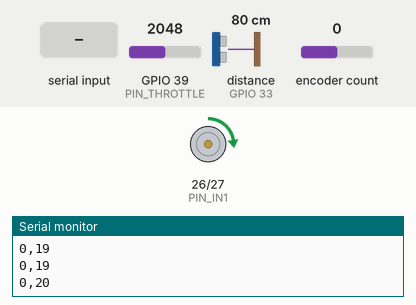
A sketch run on a simulated ESP32. Shown: motor-driver pin pairs drawn as motors (green arrow = first pin HIGH = forward, orange = second pin HIGH = backward, longer = more drive, scaled by the enable pin), the last lines printed to the serial monitor. Wiring (inferred from the names in the program): ultrasonic range finder: trigger GPIO 32; echo GPIO 33. Inputs (shaded band) come from the test bench; at power-on: GPIO 39 (PIN_THROTTLE) = 2048, distance to the obstacle (sensor on GPIO 33) 80 cm, encoder count 0. The echo pulse lasts 58.3 µs per cm.

Above: at 1.2 s.
1.3 s: GPIO 39 (PIN_THROTTLE) set to 2866
At 1.71 s:
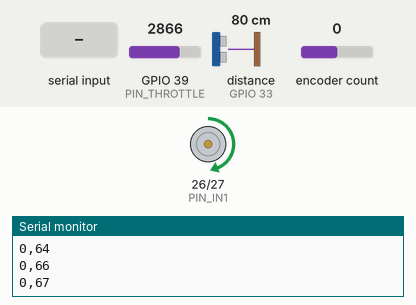
At 2.61 s:
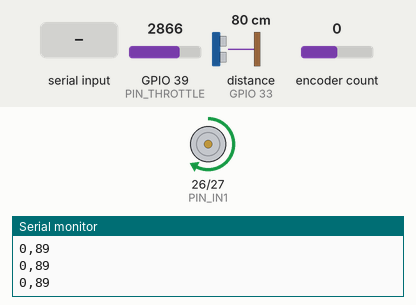
4.3 s: "P:\n" received over Serial
5.8 s: distance to the obstacle (sensor on GPIO 33) set to 18 cm
7.3 s: distance to the obstacle (sensor on GPIO 33) set to 13 cm
8.8 s: distance to the obstacle (sensor on GPIO 33) set to 35 cm
10.3 s: distance to the obstacle (sensor on GPIO 33) set to 2 cm
Timing chart, 0 to 12.8 s (numbered marks = the images above; inputs shaded):
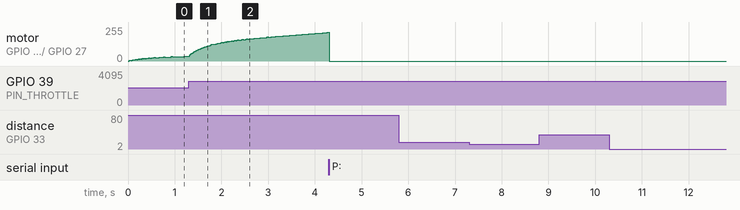

The sketch:

Integrated_Node.ino
```cpp
/*
 * SingleNode_ESP32.ino (All-in-One: Sensor, PID, & PC Interface)
 * Core 1: 50Hz PID Control Loop (Prioritas Tinggi)
 * Core 0: Pembacaan Sensor (Ultrasonik & Potensio) + Komunikasi Serial PC
 */

#include <Arduino.h>
#include <ESP32Encoder.h>

// ==============================================================================
// 1. PENGATURAN MODE & SPESIFIKASI (SESUAIKAN DENGAN HARDWARE)
// ==============================================================================
#define DEBUG_MODE false     // UBAH KE 'false' JIKA INGIN DISAMBUNGKAN KE PYTHON GUI!

#define MOTOR_MAX_RPM 200    // Batas maksimal RPM fisik motor
#define ENCODER_PPR 600      // Nilai Pulses Per Revolution encoder
#define POT_RAW_MIN 1800      // Nilai raw ADC untuk batas bawah (Deadzone mati total)
#define POT_RAW_MAX 4095     // Nilai raw ADC tertinggi

// --- Hardware Pins (Terpadu) ---
#define PIN_THROTTLE 39      // (DIUBAH DARI 34) Ke pin Potensiometer
#define PIN_TRIG     32      // Ke Trigger HC-SR04
#define PIN_ECHO     33      // Ke Echo HC-SR04
#define PIN_EN       25      // Ke ENA L298N (PWM)
#define PIN_IN1      26      // Ke IN1 L298N
#define PIN_IN2      27      // Ke IN2 L298N
#define PIN_ENC_A    34      // Ke Phase A Encoder
#define PIN_ENC_B    35      // Ke Phase B Encoder

// --- Globals & Objects ---
ESP32Encoder encoder;

// Shared Variables (Volatile karena diakses menyilang antar Core)
volatile int targetRPM = 0;
volatile int actualRPM = 0;
volatile int currentPWM = 0;

// PID Variables
volatile float Kp = 1.5, Ki = 0.3, Kd = 0.05;
float integral = 0, prevError = 0;

// Filter Variables
float smoothedTarget = 0;
const float alpha = 0.05; // Koefisien filter Low-Pass (EMA)

// Task Handles
TaskHandle_t TaskPID;
TaskHandle_t TaskSensorSerial;

void setup() {
  Serial.begin(115200);
  Serial.setTimeout(10); // Percepat timeout parsing serial agar tidak memblokir loop

  if (DEBUG_MODE) Serial.println("--- MEMULAI SISTEM ALL-IN-ONE ---");

  // 1. Motor Driver Setup
  pinMode(PIN_EN, OUTPUT);
  pinMode(PIN_IN1, OUTPUT);
  pinMode(PIN_IN2, OUTPUT);
  ledcAttach(PIN_EN, 5000, 8);

  // 2. Encoder Setup
  encoder.attachHalfQuad(PIN_ENC_A, PIN_ENC_B);
  encoder.clearCount();

  // 3. Ultrasonic Setup
  pinMode(PIN_TRIG, OUTPUT);
  pinMode(PIN_ECHO, INPUT);

  // 4. Create FreeRTOS Tasks
  // Core 1 (Prioritas 2): Mengurus perhitungan PID agar selalu stabil tiap 20ms
  xTaskCreatePinnedToCore(PIDLoop, "PIDTask", 4096, NULL, 2, &TaskPID, 1);

  // Core 0 (Prioritas 1): Mengurus sensor lambat dan pengiriman data Serial ke PC
  xTaskCreatePinnedToCore(SensorSerialLoop, "SensorTask", 4096, NULL, 1, &TaskSensorSerial, 0);
}

void loop() {
  vTaskDelete(NULL); // Hapus default loop agar CPU fokus ke Task RTOS
}

// ==============================================================================
// CORE 1: PID & MOTOR CONTROL (Berjalan stabil 50Hz)
// ==============================================================================
void PIDLoop(void *pvParameters) {
  const TickType_t xFrequency = pdMS_TO_TICKS(20);
  TickType_t xLastWakeTime = xTaskGetTickCount();
  long lastCount = 0;

  for (;;) {
    // 1. Hitung Actual RPM (Gunakan signed integer untuk cegah 65535 saat mundur)
    long currentCount = encoder.getCount();
    long delta = currentCount - lastCount;
    lastCount = currentCount;
    actualRPM = (int16_t)((delta * 3000) / ENCODER_PPR);

    // 2. Coast to Stop
    if (targetRPM == 0) {
      digitalWrite(PIN_IN1, LOW);
      digitalWrite(PIN_IN2, LOW);
      ledcWrite(PIN_EN, 0);
      currentPWM = 0; integral = 0; prevError = 0;
    }
    // 3. PID Algorithm
    else {
      int safeTarget = constrain(targetRPM, -MOTOR_MAX_RPM, MOTOR_MAX_RPM);
      float error = safeTarget - actualRPM;

      float pTerm = Kp * error;
      float derivative = (error - prevError) / 0.02;
      float dTerm = Kd * derivative;

      // Anti-Windup
      if (abs(currentPWM) < 255 || (error < 0 && currentPWM > 0) || (error > 0 && currentPWM < 0)) {
        integral += error * 0.02;
      }

      float iTerm = Ki * integral;
      float output = pTerm + iTerm + dTerm;
      prevError = error;

      // 4. Motor Actuation
      int pwm = constrain(abs(output), 0, 255);
      currentPWM = output > 0 ? pwm : -pwm;

      if (output > 0) {
        digitalWrite(PIN_IN1, HIGH); digitalWrite(PIN_IN2, LOW);
      } else {
        digitalWrite(PIN_IN1, LOW); digitalWrite(PIN_IN2, HIGH);
      }
      ledcWrite(PIN_EN, pwm);
    }

    // Tunggu sisa waktu agar loop tereksekusi tepat setiap 20ms
    vTaskDelayUntil(&xLastWakeTime, xFrequency);
  }
}

// ==============================================================================
// CORE 0: PEMBACAAN SENSOR & KOMUNIKASI PC (Berjalan stabil 50Hz)
// ==============================================================================
void SensorSerialLoop(void *pvParameters) {
  const TickType_t xFrequency = pdMS_TO_TICKS(20);
  TickType_t xLastWakeTime = xTaskGetTickCount();

  // Variabel untuk memperlambat pengiriman data di DEBUG_MODE
  int debugCounter = 0;

  for (;;) {
    // --- 1. PROSES PENERIMAAN SERIAL DARI PC ---
    if (Serial.available()) {
      String line = Serial.readStringUntil('\n');
      if (line.startsWith("P:")) {
        float p=0, i=0, d=0;
        sscanf(line.c_str(), "P:%f,I:%f,D:%f", &p, &i, &d);
        Kp = p; Ki = i; Kd = d; // Langsung update variabel volatile
      }
    }

    // --- 2. BACA & FILTER POTENSIOMETER ---
    int potValue = analogRead(PIN_THROTTLE);
    int rawTarget = 0;

    if (potValue <= POT_RAW_MIN) {
      rawTarget = 0;
    } else {
      potValue = min(potValue, POT_RAW_MAX);
      rawTarget = map(potValue, POT_RAW_MIN, POT_RAW_MAX, 0, MOTOR_MAX_RPM);
    }

    smoothedTarget = (alpha * rawTarget) + ((1.0 - alpha) * smoothedTarget);
    int finalTarget = (int)smoothedTarget;

    // --- 3. BACA ULTRASONIK & HITUNG LIMIT ---
    digitalWrite(PIN_TRIG, LOW); delayMicroseconds(2);
    digitalWrite(PIN_TRIG, HIGH); delayMicroseconds(10);
    digitalWrite(PIN_TRIG, LOW);

    // Timeout dipersingkat (15000us = ~2.5 meter) agar tidak memblokir loop terlalu lama
    long duration = pulseIn(PIN_ECHO, HIGH, 15000);
    long distance = (duration == 0) ? 999 : (duration * 0.034 / 2);

    int maxAllowedRPM = MOTOR_MAX_RPM;
    String statusKeamanan = "";

    if (distance <= 15) {
      maxAllowedRPM = 0;
      statusKeamanan = "CRITICAL";
    } else if (distance > 15 && distance < 50) {
      maxAllowedRPM = MOTOR_MAX_RPM / 2;
      statusKeamanan = "WARNING";
    } else {
      maxAllowedRPM = MOTOR_MAX_RPM;
      statusKeamanan = "SAFE";
    }

    // Terapkan limit sensor ke target akhir
    targetRPM = (finalTarget > maxAllowedRPM) ? maxAllowedRPM : finalTarget;

    // --- 4. PENGIRIMAN SERIAL (TELEMETRI) ---
    if (DEBUG_MODE) {
      debugCounter++;
      if (debugCounter >= 12) { // Print setiap ~240ms (agar bisa dibaca mata)
        Serial.print("Jarak: "); Serial.print(distance); Serial.print(" cm ("); Serial.print(statusKeamanan); Serial.print(") | ");
        Serial.print("Target Akhir: "); Serial.print(targetRPM); Serial.print(" | ");
        Serial.print("Actual RPM: "); Serial.print(actualRPM); Serial.print(" | ");
        Serial.print("PWM: "); Serial.println(currentPWM);
        debugCounter = 0;
      }
    } else {
      // Format untuk Python GUI (dikirim terus setiap 20ms / 50Hz)
      Serial.print(actualRPM);
      Serial.print(",");
      Serial.println(targetRPM);
    }

    vTaskDelayUntil(&xLastWakeTime, xFrequency);
  }
}
```
